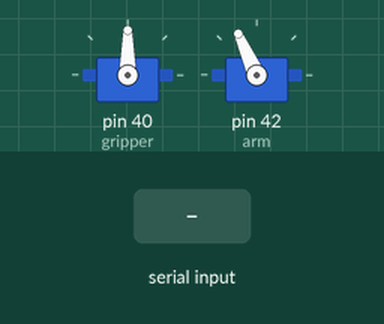
Simulated run of this sketch. Board: Arduino Mega 2560, built with avr-gcc and run on an emulated ATmega2560. On the bench: 2 × servo. Inputs (shaded band) come from the test bench. What the sketch prints to the serial monitor is not drawn.

Above: at 1.2 s.
1.3 s: "s" received over Serial
At 2.0 s:
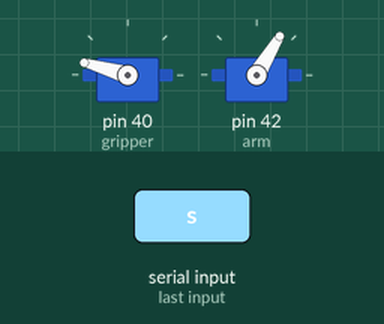
4.3 s: "s" received over Serial
Timing chart, 0 to 9.6 s (numbered marks = the images above; inputs shaded):
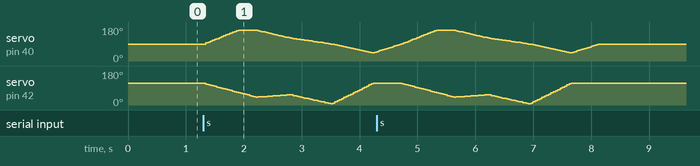

The sketch:

gripper-final.ino
```cpp
#define ARM_INIT 1700
#define GRIPPER_INIT 1500

#include <Servo.h>

Servo gripper;
Servo arm;

int gripper_cur = GRIPPER_INIT , arm_cur = ARM_INIT;            //Current values of Servos in micro-seconds

int arm_last = ARM_INIT;          //Initial values of servos in micro-seconds
int gripper_last = GRIPPER_INIT;
int GRIPPER_DLY = 1200;
int ARM_DLY = 2500;

void setup() {
  Serial.begin(115200);
  gripper.attach(40, 750, 2250);
  arm.attach(42, 750, 2250);
  gripper.writeMicroseconds(GRIPPER_INIT);
  arm.writeMicroseconds(ARM_INIT);
  Serial.println("Started Servo Test.");
}

void loop() {
  if (Serial.available()) {
    char ch = Serial.read();
    if (ch == 's')
      startSequence();
    else
      reset();
  }
}
```

func.ino
```cpp
#define fused_motion_debug false

void fuse(int arm, int gripper, int time) {
  //  Serial.println(gripper);
  //  Serial.println(time);
  float gripper_diff = abs(gripper_last - gripper);
  float arm_diff = abs(arm_last - arm);
  float arm_new = arm_last, gripper_new = gripper_last;
  long last = micros();
  if (max(gripper_diff, arm_diff) == gripper_diff) {
    long time_inc = (long(time) * 1000) / gripper_diff;
    float inc = arm_diff / gripper_diff;
    if ((arm - arm_last) < 0)
      inc *= -1.0;
    while (gripper_last != gripper) {
      (gripper > gripper_last) ? gripper_last++ : gripper_last--;
      arm_new += inc;
      arm_last = arm_new;
      while ((micros() - last) < time_inc);
      last = micros();
      ::arm.writeMicroseconds(constrain(arm_last, 750, 2250));
      ::gripper.writeMicroseconds(constrain(gripper_last, 750, 2250));
      if (fused_motion_debug)
        Serial.println("ARM :: " + String(arm_last) + "\t GRIPPER :: " + String(gripper_last));
    }
  }
  else {
    long time_inc = (long(time) * 1000) / arm_diff;
    float inc = gripper_diff / arm_diff;
    if ((gripper - gripper_last) < 0)
      inc *= -1.0;
    while (arm_last != arm) {
      (arm > arm_last) ? arm_last++ : arm_last--;
      gripper_new += inc;
      gripper_last = gripper_new;
      while ((micros() - last) < time_inc);
      last = micros();
      ::arm.writeMicroseconds(constrain(arm_last, 750, 2250));
      ::gripper.writeMicroseconds(constrain(gripper_last, 750, 2250));
      if (fused_motion_debug)
        Serial.println("ARM :: " + String(arm_last) + "\t GRIPPER :: " + String(gripper_last));
    }
  }
  gripper_cur = gripper_last;
  arm_cur = arm_last;
}

//void changeAngle() {
//  static long arm_last_us = micros();
//  static long gripper_last_us = micros();
//
//  if (gripper_cur != gripper_last)
//    if ((micros() - gripper_last_us) > GRIPPER_DLY) {
//      gripper_last_us = micros();
//      (gripper_cur > gripper_last) ? gripper_last++ : gripper_last--;
//      gripper.writeMicroseconds(constrain(gripper_last, 750, 2250));
//    }
//  if (arm_cur != arm_last)
//    if ((micros() - arm_last_us) > ARM_DLY) {
//      arm_last_us = micros();
//      (arm_cur > arm_last) ? arm_last++ : arm_last--;
//      arm.writeMicroseconds(constrain(arm_last, 750, 2250));
//    }
//}
//
//void startStep(int arm,  int nw_arm_dly, int gripper, int nw_gripper_dly) {
//  //  long start_time = millis();
//  if (arm != -1)
//    arm_cur = arm;
//  if (gripper != -1)
//    gripper_cur = gripper;
//  if (nw_gripper_dly != -1)
//    GRIPPER_DLY = nw_gripper_dly;
//  if (nw_arm_dly != -1)
//    ARM_DLY = nw_arm_dly;
//  while (gripper_cur != gripper_last || arm_cur != arm_last) {
//    changeAngle();
//  }
//
//}

void reset() {
  //long start = millis();
  arm_cur = ARM_INIT;
  gripper_cur = GRIPPER_INIT;
  GRIPPER_DLY = 1200;
  ARM_DLY = 2500;
  fuse(ARM_INIT, GRIPPER_INIT, 500);
}

void startSequence() {
  fuse(1300, 2120, 600);
  fuse(1100, 2110, 300);
  fuse(1200, 1760, 600); //non-blue
  fuse(800, 1500, 700);
  fuse(1700, 1100, 700);
  fuse(1700, 1500, 500);
}
```
